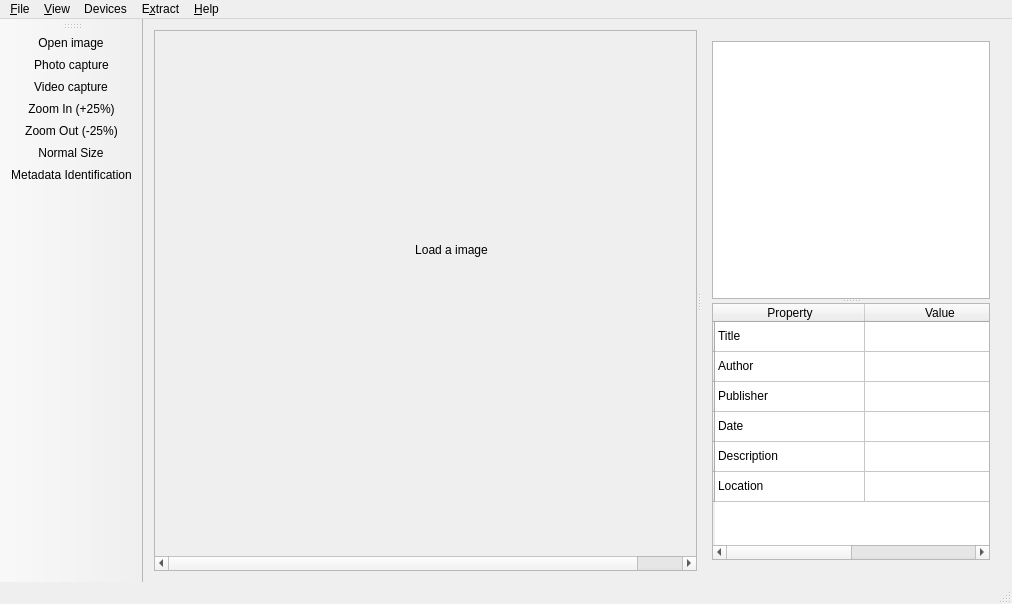
<?xml version="1.0" encoding="UTF-8"?>
<ui version="4.0">
 <class>MainWindow</class>
 <widget class="QMainWindow" name="MainWindow">
  <property name="geometry">
   <rect>
    <x>0</x>
    <y>0</y>
    <width>1012</width>
    <height>604</height>
   </rect>
  </property>
  <property name="windowTitle">
   <string>DiXCover</string>
  </property>
  <widget class="QWidget" name="centralWidget">
   <layout class="QGridLayout" name="gridLayout_3">
    <item row="0" column="0">
     <widget class="QSplitter" name="splitter_2">
      <property name="orientation">
       <enum>Qt::Horizontal</enum>
      </property>
      <widget class="QScrollArea" name="scrollArea">
       <property name="sizePolicy">
        <sizepolicy hsizetype="Preferred" vsizetype="Preferred">
         <horstretch>0</horstretch>
         <verstretch>0</verstretch>
        </sizepolicy>
       </property>
       <property name="widgetResizable">
        <bool>false</bool>
       </property>
       <widget class="QWidget" name="scrollContents">
        <property name="geometry">
         <rect>
          <x>0</x>
          <y>0</y>
          <width>593</width>
          <height>438</height>
         </rect>
        </property>
        <property name="sizePolicy">
         <sizepolicy hsizetype="Ignored" vsizetype="Ignored">
          <horstretch>0</horstretch>
          <verstretch>0</verstretch>
         </sizepolicy>
        </property>
        <layout class="QGridLayout" name="gridLayout_2">
         <item row="0" column="0">
          <widget class="QLabel" name="lblImage">
           <property name="sizePolicy">
            <sizepolicy hsizetype="Ignored" vsizetype="Ignored">
             <horstretch>0</horstretch>
             <verstretch>0</verstretch>
            </sizepolicy>
           </property>
           <property name="text">
            <string>Load a image</string>
           </property>
           <property name="scaledContents">
            <bool>false</bool>
           </property>
           <property name="alignment">
            <set>Qt::AlignCenter</set>
           </property>
          </widget>
         </item>
        </layout>
       </widget>
      </widget>
      <widget class="QWidget" name="propertiesWidget" native="true">
       <property name="sizePolicy">
        <sizepolicy hsizetype="Expanding" vsizetype="Expanding">
         <horstretch>0</horstretch>
         <verstretch>0</verstretch>
        </sizepolicy>
       </property>
       <layout class="QGridLayout" name="gridLayout">
        <item row="0" column="0">
         <widget class="QSplitter" name="splitter">
          <property name="orientation">
           <enum>Qt::Vertical</enum>
          </property>
          <widget class="QTextBrowser" name="textBrowser">
           <property name="sizePolicy">
            <sizepolicy hsizetype="Minimum" vsizetype="Minimum">
             <horstretch>0</horstretch>
             <verstretch>0</verstretch>
            </sizepolicy>
           </property>
           <property name="readOnly">
            <bool>false</bool>
           </property>
          </widget>
          <widget class="QTableWidget" name="tableWidget">
           <property name="sizePolicy">
            <sizepolicy hsizetype="Minimum" vsizetype="Minimum">
             <horstretch>0</horstretch>
             <verstretch>0</verstretch>
            </sizepolicy>
           </property>
           <attribute name="horizontalHeaderDefaultSectionSize">
            <number>150</number>
           </attribute>
           <attribute name="horizontalHeaderMinimumSectionSize">
            <number>100</number>
           </attribute>
           <row>
            <property name="text">
             <string/>
            </property>
           </row>
           <row>
            <property name="text">
             <string/>
            </property>
           </row>
           <row>
            <property name="text">
             <string/>
            </property>
           </row>
           <row>
            <property name="text">
             <string/>
            </property>
           </row>
           <row>
            <property name="text">
             <string/>
            </property>
           </row>
           <row>
            <property name="text">
             <string/>
            </property>
           </row>
           <column>
            <property name="text">
             <string>Property</string>
            </property>
           </column>
           <column>
            <property name="text">
             <string>Value</string>
            </property>
           </column>
           <item row="0" column="0">
            <property name="text">
             <string>Title</string>
            </property>
           </item>
           <item row="1" column="0">
            <property name="text">
             <string>Author</string>
            </property>
           </item>
           <item row="2" column="0">
            <property name="text">
             <string>Publisher</string>
            </property>
           </item>
           <item row="3" column="0">
            <property name="text">
             <string>Date</string>
            </property>
           </item>
           <item row="4" column="0">
            <property name="text">
             <string>Description</string>
            </property>
           </item>
           <item row="5" column="0">
            <property name="text">
             <string>Location</string>
            </property>
           </item>
          </widget>
         </widget>
        </item>
       </layout>
      </widget>
     </widget>
    </item>
   </layout>
  </widget>
  <widget class="QMenuBar" name="menuBar">
   <property name="geometry">
    <rect>
     <x>0</x>
     <y>0</y>
     <width>1012</width>
     <height>22</height>
    </rect>
   </property>
   <widget class="QMenu" name="menuFile">
    <property name="title">
     <string>&amp;File</string>
    </property>
    <addaction name="separator"/>
    <addaction name="actionOpen"/>
    <addaction name="actionPhoto_capture"/>
    <addaction name="actionVideo_capture"/>
    <addaction name="separator"/>
    <addaction name="actionExit"/>
   </widget>
   <widget class="QMenu" name="menuHelp">
    <property name="title">
     <string>&amp;Help</string>
    </property>
    <addaction name="actionAbout"/>
   </widget>
   <widget class="QMenu" name="menuView">
    <property name="title">
     <string>&amp;View</string>
    </property>
    <addaction name="actionZoom_In_25"/>
    <addaction name="actionZoom_Out_25"/>
    <addaction name="actionNormal_Size"/>
    <addaction name="separator"/>
    <addaction name="actionFit_to_window"/>
   </widget>
   <widget class="QMenu" name="menuE_xtract">
    <property name="title">
     <string>E&amp;xtract</string>
    </property>
    <addaction name="actionMetadata_Identification"/>
   </widget>
   <widget class="QMenu" name="menuDevices">
    <property name="title">
     <string>Devices</string>
    </property>
   </widget>
   <addaction name="menuFile"/>
   <addaction name="menuView"/>
   <addaction name="menuDevices"/>
   <addaction name="menuE_xtract"/>
   <addaction name="menuHelp"/>
  </widget>
  <widget class="QToolBar" name="mainToolBar">
   <property name="allowedAreas">
    <set>Qt::AllToolBarAreas</set>
   </property>
   <property name="iconSize">
    <size>
     <width>50</width>
     <height>50</height>
    </size>
   </property>
   <attribute name="toolBarArea">
    <enum>LeftToolBarArea</enum>
   </attribute>
   <attribute name="toolBarBreak">
    <bool>false</bool>
   </attribute>
   <addaction name="actionOpen"/>
   <addaction name="actionPhoto_capture"/>
   <addaction name="actionVideo_capture"/>
   <addaction name="actionZoom_In_25"/>
   <addaction name="actionZoom_Out_25"/>
   <addaction name="actionNormal_Size"/>
   <addaction name="actionMetadata_Identification"/>
  </widget>
  <widget class="QStatusBar" name="statusBar"/>
  <action name="actionOpen">
   <property name="icon">
    <iconset resource="app.qrc">
     <normaloff>:/images/icons/Photo.png</normaloff>:/images/icons/Photo.png</iconset>
   </property>
   <property name="text">
    <string>&amp;Open image ...</string>
   </property>
   <property name="shortcut">
    <string>Ctrl+O</string>
   </property>
  </action>
  <action name="actionAbout">
   <property name="text">
    <string>&amp;About</string>
   </property>
  </action>
  <action name="actionZoom_In_25">
   <property name="icon">
    <iconset resource="app.qrc">
     <normaloff>:/images/icons/Magnify-Glass-blue.png</normaloff>:/images/icons/Magnify-Glass-blue.png</iconset>
   </property>
   <property name="text">
    <string>Zoom &amp;In (+25%)</string>
   </property>
   <property name="shortcut">
    <string>Ctrl++</string>
   </property>
  </action>
  <action name="actionZoom_Out_25">
   <property name="icon">
    <iconset resource="app.qrc">
     <normaloff>:/images/icons/Reduce-Glass-orange.png</normaloff>:/images/icons/Reduce-Glass-orange.png</iconset>
   </property>
   <property name="text">
    <string>Zoom &amp;Out (-25%)</string>
   </property>
   <property name="shortcut">
    <string>Ctrl+-</string>
   </property>
  </action>
  <action name="actionNormal_Size">
   <property name="icon">
    <iconset resource="app.qrc">
     <normaloff>:/images/icons/Adjust.png</normaloff>:/images/icons/Adjust.png</iconset>
   </property>
   <property name="text">
    <string>&amp;Normal Size</string>
   </property>
   <property name="shortcut">
    <string>Ctrl+S</string>
   </property>
  </action>
  <action name="actionFit_to_window">
   <property name="checkable">
    <bool>true</bool>
   </property>
   <property name="icon">
    <iconset>
     <normaloff>:/images/icons/Ipad.png</normaloff>:/images/icons/Ipad.png</iconset>
   </property>
   <property name="text">
    <string>&amp;Fit to Window</string>
   </property>
   <property name="shortcut">
    <string>Ctrl+F</string>
   </property>
  </action>
  <action name="actionMetadata_Identification">
   <property name="icon">
    <iconset resource="app.qrc">
     <normaloff>:/images/icons/Wizard.png</normaloff>:/images/icons/Wizard.png</iconset>
   </property>
   <property name="text">
    <string>Metadata &amp;Identification</string>
   </property>
   <property name="shortcut">
    <string>Ctrl+M</string>
   </property>
  </action>
  <action name="actionVideo_capture">
   <property name="icon">
    <iconset resource="app.qrc">
     <normaloff>:/images/icons/Movie.png</normaloff>:/images/icons/Movie.png</iconset>
   </property>
   <property name="text">
    <string>&amp;Video capture ...</string>
   </property>
   <property name="shortcut">
    <string>Ctrl+P</string>
   </property>
  </action>
  <action name="actionExit">
   <property name="text">
    <string>&amp;Exit</string>
   </property>
  </action>
  <action name="actionPhoto_capture">
   <property name="icon">
    <iconset resource="app.qrc">
     <normaloff>:/images/icons/old-camera.png</normaloff>:/images/icons/old-camera.png</iconset>
   </property>
   <property name="text">
    <string>&amp;Photo capture ...</string>
   </property>
   <property name="shortcut">
    <string>Ctrl+H</string>
   </property>
  </action>
 </widget>
 <layoutdefault spacing="6" margin="11"/>
 <resources>
  <include location="app.qrc"/>
 </resources>
 <connections/>
</ui>
